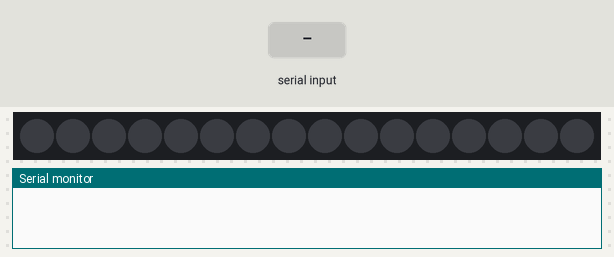
This sketch was run on a simulated Arduino Uno, built with avr-gcc and run on an emulated ATmega328P. On the bench: 16 RGB LEDs in strip order, left to right, the last lines printed to the serial monitor. The inputs (shaded band) are chosen by the test bench.

Above: at 1.2 s.
1.3 s: "r" received over Serial
At 2.7 s:
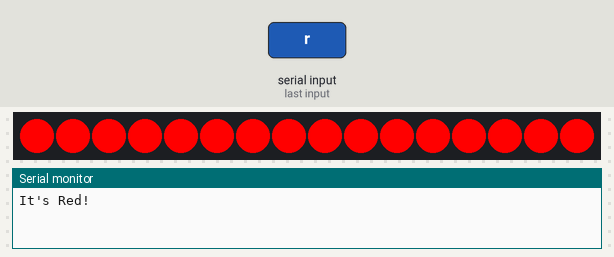
2.9 s: "g" received over Serial
At 3.9 s:
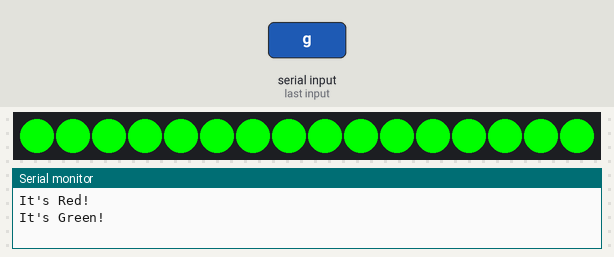
4.5 s: "b" received over Serial
At 5.9 s:
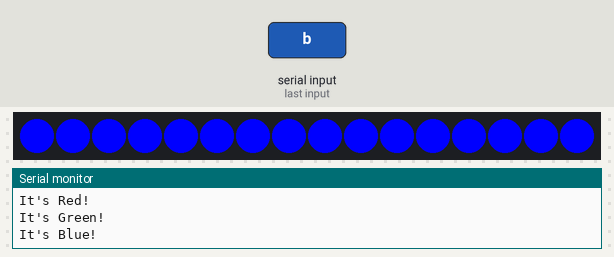
6.1 s: "r" received over Serial
At 6.16 s:
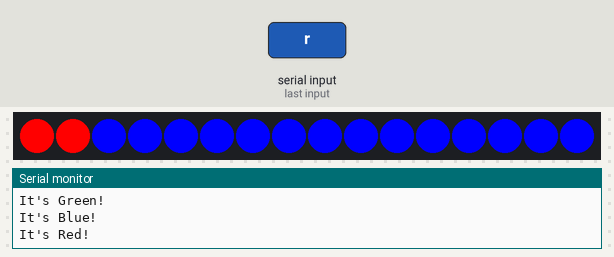
Timing chart, 0 to 8.7 s (numbered marks = the images above; inputs shaded):
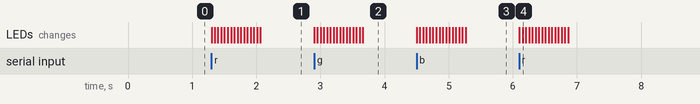

The sketch:

TopoLamp.ino
```cpp
#include <SoftwareSerial.h>
#include <Adafruit_NeoPixel.h>
#ifdef __AVR__
  #include <avr/power.h>
#endif

#define PIN 6

// Parameter 1 = number of pixels in strip
// Parameter 2 = Arduino pin number (most are valid)
// Parameter 3 = pixel type flags, add together as needed:
//   NEO_KHZ800  800 KHz bitstream (most NeoPixel products w/WS2812 LEDs)
//   NEO_KHZ400  400 KHz (classic 'v1' (not v2) FLORA pixels, WS2811 drivers)
//   NEO_GRB     Pixels are wired for GRB bitstream (most NeoPixel products)
//   NEO_RGB     Pixels are wired for RGB bitstream (v1 FLORA pixels, not v2)
//   NEO_RGBW    Pixels are wired for RGBW bitstream (NeoPixel RGBW products)
Adafruit_NeoPixel strip = Adafruit_NeoPixel(16, PIN, NEO_GRB + NEO_KHZ800);

// IMPORTANT: To reduce NeoPixel burnout risk, add 1000 uF capacitor across
// pixel power leads, add 300 - 500 Ohm resistor on first pixel's data input
// and minimize distance between Arduino and first pixel.  Avoid connecting
// on a live circuit...if you must, connect GND first.


SoftwareSerial chipSerial(7, 8); // RX, TX
// Connect HM10      Arduino Uno
//     Pin 1/TXD          Pin 7
//     Pin 2/RXD          Pin 8

void setup() {
  Serial.begin(9600);
  // If the baudrate of the HM-10 module has been updated,
  // you may need to change 9600 by another value
  // Once you have found the correct baudrate,
  // you can update it using AT+BAUDx command
  // e.g. AT+BAUD0 for 9600 bauds
  chipSerial.begin(9600);

  strip.begin();
  strip.show(); // Initialize all pixels to 'off'
}

// To send data via serial, use chipSerial.print(c);
// Refer to https://www.arduino.cc/en/Tutorial/ReadASCIIString

void loop() {
  char c;
  if (Serial.available()) {
    c = Serial.read();

    if(c == 'r') {
      Serial.print("It's Red!\n\n");
      colorWipe(strip.Color(255, 0, 0), 50); // Red
    }
    if(c == 'g') {
      Serial.print("It's Green!\n\n");
      colorWipe(strip.Color(0, 255, 0), 50); // Green
    }
    if(c == 'b') {
      Serial.print("It's Blue!\n\n");
      colorWipe(strip.Color(0, 0, 255), 50); // Blue
    }
    chipSerial.print(c);
  }
//  if (chipSerial.available()) {
//    c = chipSerial.read();
//    Serial.print(c);
//  }
}

// Fill the dots one after the other with a color
void colorWipe(uint32_t c, uint8_t wait) {
  for(uint16_t i=0; i<strip.numPixels(); i++) {
    strip.setPixelColor(i, c);
    strip.show();
    delay(wait);
  }
}
```

Measured:
- after the input at 1.3 s, the LEDs: first change at once (image 1 shows a later state)
- after the input at 2.9 s, the LEDs: first change at once (image 2 shows a later state)
- after the input at 4.5 s, the LEDs: first change at once (image 3 shows a later state)
- after the input at 6.1 s, the LEDs: first change at once (image 4 shows a later state)
